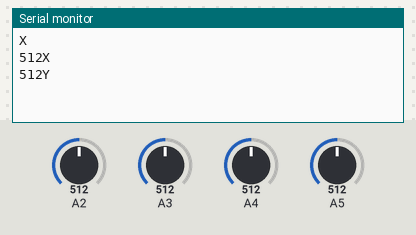
Recording of a sketch running on a simulated Arduino Uno, built with avr-gcc and run on an emulated ATmega328P. Parts: the last lines printed to the serial monitor. Inputs (shaded band) come from the test bench; at power-on: A4 = 512, A5 = 512, A2 = 512, A3 = 512.

Above: at 1.3 s.
1.4 s: A4 set to 716
At 2.4 s:
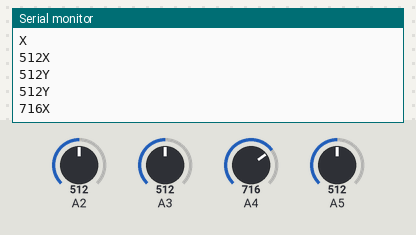
2.9 s: A5 set to 306
At 3.4 s:
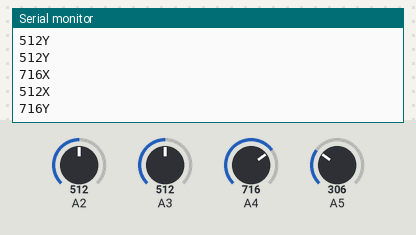
4.4 s: A4 set to 992
At 4.9 s:
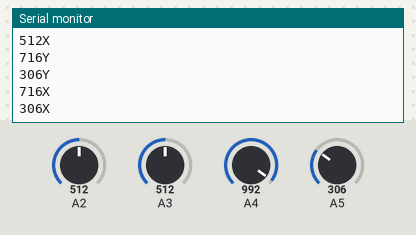
5.9 s: A5 set to 30
At 6.4 s:
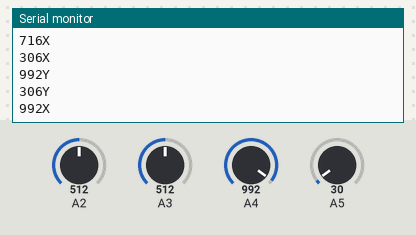
Timing chart, 0 to 8.4 s (numbered marks = the images above; inputs shaded):
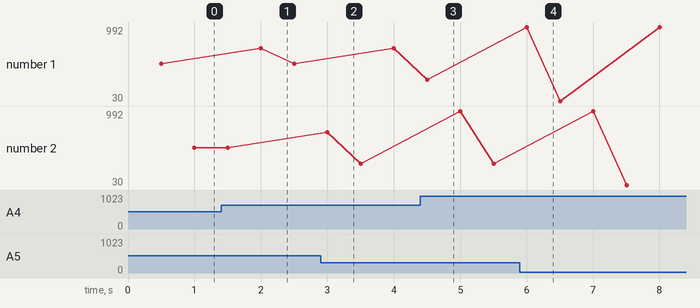

The sketch:

Potentiometer_Test.ino
```cpp
void setup() {
  // put your setup code here, to run once:
Serial.begin(9600);
}

int readPot4(){
  return analogRead(16);
  }
int readPot3(){
  return analogRead(17);
  }

int readPot2(){
  return analogRead(18);
  }

int readPot1(){
  return analogRead(19);
  }

void loop() {
  // put your main code here, to run repeatedly:
  if(readPot1() <= 1023){
    Serial.println("X");
    delay(500);

    }else if(readPot1() == 0 ){
      Serial.println("Y");
      delay( 500);
      }
  Serial.print(readPot1());

    if(readPot2() <= 1023){
    Serial.println("X");
    delay( 500);

    }else if(readPot2() == 0 ){
      Serial.println("Y");
      delay( 500);
      }
  Serial.print(readPot2());

    if(readPot3() <= 1023){
    Serial.println("Y");
    delay(500);

    }else if(readPot3() == 0 ){
      Serial.println("X");
      delay( 500);
      }
  Serial.print(readPot1());

    if(readPot4() <= 1023){
    Serial.println("Y");
    delay( 500);

    }else if(readPot4() == 0 ){
      Serial.println("X");
      delay( 500);
      }
  Serial.print(readPot2());
}
```

Measured:
- after the input at 1.4 s, the serial monitor: prints a new line after 0.60 s (image 1)
- plotted number 2: 512 → 306 after the input at 2.9 s, 306 → 30 after the input at 5.9 s
